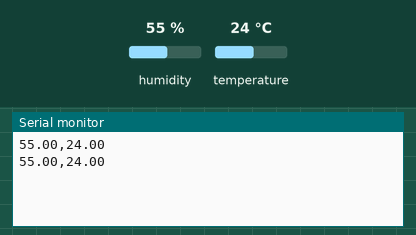
Bench run of a sketch on a simulated Arduino Uno, built with avr-gcc and run on an emulated ATmega328P. On the bench: the last lines printed to the serial monitor. Inputs (shaded band) come from the test bench; at power-on: humidity 55 %, temperature 24 °C.

Above: at 4.8 s.
4.9 s: humidity set to 22 %
At 7.0 s:
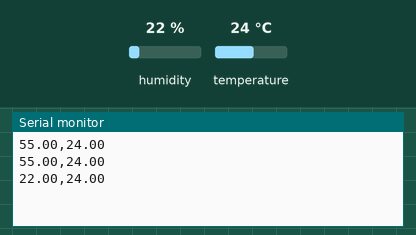
7.9 s: temperature set to 12 °C
At 9.4 s:
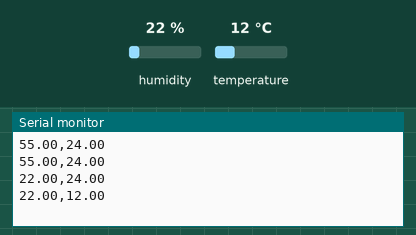
10.9 s: humidity set to 40 %
At 13.0 s:
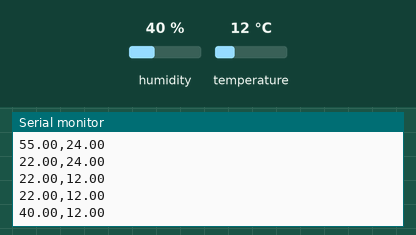
Timing chart, 0 to 14.5 s (numbered marks = the images above; inputs shaded):
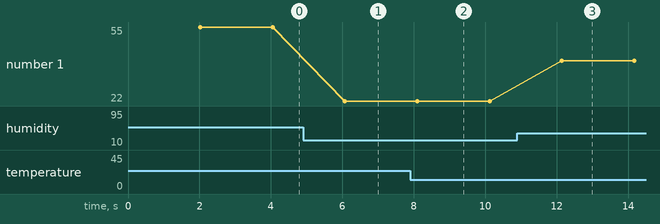

Measured:
- after the input at 4.9 s, the serial monitor: prints a new line after 1.2 s (image 1)
- after the input at 7.9 s, the serial monitor: prints a new line after 0.20 s (image 2)
- after the input at 10.9 s, the serial monitor: prints a new line after 1.2 s (image 3)
- plotted number 1: 55 → 22 after the input at 4.9 s, 22 → 40 after the input at 10.9 s

The sketch:

sketch_read_temp_ard.ino
```cpp
#include "DHT.h"

#define DHTPIN 2     // what pin we're connected to

// Uncomment whatever type you're using!
#define DHTTYPE DHT11   // DHT 11
//#define DHTTYPE DHT22   // DHT 22  (AM2302)
//#define DHTTYPE DHT21   // DHT 21 (AM2301)

// Initialize DHT sensor for normal 16mhz Arduino
DHT dht(DHTPIN, DHTTYPE);

void setup() {
  Serial.begin(9600);

  dht.begin();
}

void loop() {
  // Wait a few seconds between measurements.
  delay(2000);

  // Reading temperature or humidity takes about 250 milliseconds!
  // Sensor readings may also be up to 2 seconds 'old' (its a very slow sensor)
  float h = dht.readHumidity();
  // Read temperature as Celsius
  float t = dht.readTemperature();
  // Read temperature as Fahrenheit
  float f = dht.readTemperature(true);

  // Check if any reads failed and exit early (to try again).
  if (isnan(h) || isnan(t) || isnan(f)) {
    Serial.println("Failed to read from DHT sensor!");
    return;
  }

  // Compute heat index
  // Must send in temp in Fahrenheit!
  float hi = dht.computeHeatIndex(f, h);

//  Serial.print("Humidity: ");
  Serial.print(h);
//  Serial.print(" %\t");
//  Serial.print("Temperature: ");
  Serial.print(",") ;
  Serial.println(t);
//  Serial.print(" *C ");
//  Serial.print(f);
//  Serial.print(" *F\t");
//  Serial.print("Heat index: ");
//  Serial.print(hi);
//  Serial.println(" *F");
}
```
